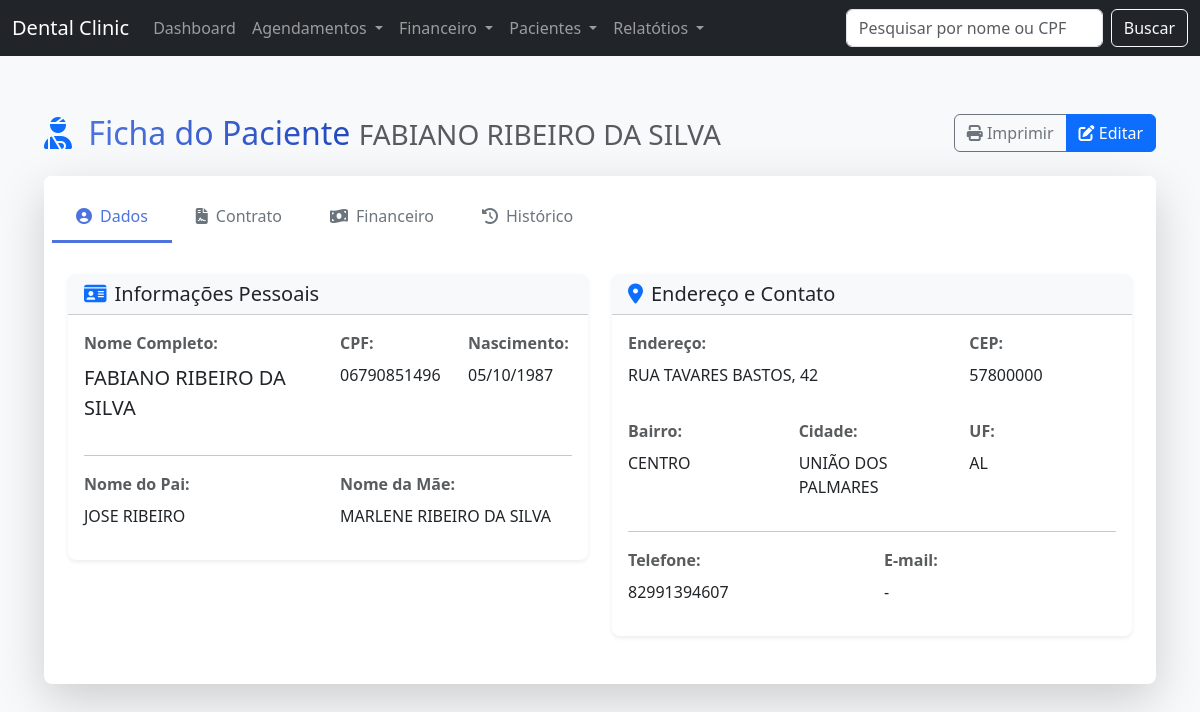
The page /financeiro/paciente/1/ on the database its author committed.
### paciente/models.py (models this page shows, shortened)
class Paciente(models.Model):
    nome = models.CharField(max_length=100)
    cpf = models.CharField(max_length=14, unique=True)
    data_nascimento = models.DateField()
    nome_pai = models.CharField(max_length=150, blank=True, null=True)
    nome_mae = models.CharField(max_length=150, blank=True, null=True)
    nacionalidade = models.CharField(max_length=100, blank=True, null=True)
    naturalidade = models.CharField(max_length=100, blank=True, null=True)
    estado_civil = models.CharField(
        max_length=20,
        choices=[
            ('solteiro', 'Solteiro(a)'),
            ('casado', 'Casado(a)'),
            ('divorciado', 'Divorciado(a)'),
            ('viuvo', 'Viúvo(a)'),
            ('outro', 'Outro'),
        ],
        blank=True,
        null=True
    )
    sexo = models.CharField(
        max_length=10,
        choices=[
            ('masculino', 'Masculino'),
            ('feminino', 'Feminino'),
            ('outro', 'Outro'),
        ],
        blank=True,
        null=True
    )
    profissao = models.CharField(max_length=100, blank=True, null=True)
    telefone = models.CharField(max_length=20, blank=True, null=True)
    observacao_contato = models.TextField(blank=True, null=True)
    cep = models.CharField(max_length=9, blank=True, null=True)
    endereco = models.CharField(max_length=150, blank=True, null=True)
    numero = models.CharField(max_length=10, blank=True, null=True)
    bairro = models.CharField(max_length=100, blank=True, null=True)
    cidade = models.CharField(max_length=100, blank=True, null=True)
    uf = models.CharField(max_length=2, blank=True, null=True)
    complemento = models.CharField(max_length=100, blank=True, null=True)
    ponto_referencia = models.CharField(max_length=150, blank=True, null=True)
    outras_observacoes = models.TextField(blank=True, null=True)
    data_cadastro = models.DateTimeField(auto_now_add=True)

### financeiro/views.py (the view)
# urls.py: path('paciente/<int:paciente_id>/', views.paciente_ficha, name='paciente_ficha'),
def paciente_ficha(request, paciente_id):
    paciente = get_object_or_404(Paciente, id=paciente_id)
    contrato = Contrato.objects.filter(paciente=paciente).first()
    parcelas_aberto = Parcela.objects.filter(contrato=contrato, status='aberto') if contrato else []
    parcelas_pagas = Parcela.objects.filter(contrato=contrato, status='pago') if contrato else []
    agendamentos = Agendamento.objects.filter(paciente=paciente).order_by('-data', '-hora')
    if request.method == 'POST':
        form = PacienteForm(request.POST, instance=paciente)
        if form.is_valid():
            form.save()
            return redirect('financeiro:paciente_ficha', paciente_id=paciente.id)
    else:
        form = PacienteForm(instance=paciente)
    context = {
        'paciente': paciente,
        'form': form,
        'contrato': contrato,
        'parcelas_aberto': parcelas_aberto,
        'parcelas_pagas': parcelas_pagas,
        'agendamentos': agendamentos  # <-- Adiciona os agendamentos ao contexto
    }
    return render(request, 'financeiro/paciente/ficha.html', context)

### agendamento/models.py (called while the page is built)
    def __str__(self):
        return self.nome

### financeiro/models.py (called while the page is built)
    def __str__(self):
        return self.nome

### financeiro/templates/financeiro/paciente/ficha.html (shortened to what this page needs)
{% extends 'core/base.html' %}
{% load static %}
{% load crispy_forms_tags %}
{% block content %}
<div class="container-fluid px-4 mt-4">
    <div class="d-flex justify-content-between align-items-center mb-4">
        <h2 class="mb-0">
            <i class="fas fa-user-injured me-2 text-primary"></i>
            <span class="text-gradient">Ficha do Paciente</span>
            <small class="text-muted">{{ paciente.nome }}</small>
        </h2>
        <div class="btn-group">
            <a href="#" class="btn btn-outline-secondary">
                <i class="fas fa-print"></i> Imprimir
            </a>
            <a href="{% url 'paciente:editar_paciente' paciente.id %}" class="btn btn-primary">
                <i class="fas fa-edit"></i> Editar
            </a>
        </div>
    </div>
    <div class="card shadow-lg border-0">
        <div class="card-header bg-white border-bottom-0 pt-3 pb-0">
            <ul class="nav nav-tabs card-header-tabs" id="pacienteTabs" role="tablist">
                <li class="nav-item" role="presentation">
                    <button class="nav-link active" id="dados-tab" data-bs-toggle="tab" data-bs-target="#dados" type="button" role="tab">
                        <i class="fas fa-user-circle me-2"></i>Dados
                    </button>
                </li>
                <li class="nav-item" role="presentation">
                    <button class="nav-link" id="contrato-tab" data-bs-toggle="tab" data-bs-target="#contrato" type="button" role="tab">
                        <i class="fas fa-file-contract me-2"></i>Contrato
                    </button>
                </li>
                <li class="nav-item" role="presentation">
                    <button class="nav-link" id="financeiro-tab" data-bs-toggle="tab" data-bs-target="#financeiro" type="button" role="tab">
                        <i class="fas fa-money-bill-wave me-2"></i>Financeiro
                    </button>
                </li>
                <li class="nav-item" role="presentation">
                    <button class="nav-link" id="historico-tab" data-bs-toggle="tab" data-bs-target="#historico" type="button" role="tab">
                        <i class="fas fa-history me-2"></i>Histórico
                    </button>
                </li>
            </ul>
        </div>
        <div class="card-body p-4">
            <div class="tab-content mt-3">
                <div class="tab-pane fade show active" id="dados" role="tabpanel">
                    <div class="row">
                        <div class="col-md-6">
                            <div class="card mb-4 border-0 shadow-sm">
                                <div class="card-header bg-light">
                                    <h5 class="mb-0">
                                        <i class="fas fa-id-card me-2 text-primary"></i>Informações Pessoais
                                    </h5>
                                </div>
                                <div class="card-body">
                                    <div class="row mb-3">
                                        <div class="col-md-6">
                                            <p class="mb-2"><strong class="text-muted">Nome Completo:</strong></p>
                                            <p class="fs-5">{{ paciente.nome }}</p>
                                        </div>
                                        <div class="col-md-3">
                                            <p class="mb-2"><strong class="text-muted">CPF:</strong></p>
                                            <p>{{ paciente.cpf }}</p>
                                        </div>
                                        <div class="col-md-3">
                                            <p class="mb-2"><strong class="text-muted">Nascimento:</strong></p>
                                            <p>{{ paciente.data_nascimento|date:"d/m/Y" }}</p>
                                        </div>
                                    </div>
                                    <hr>
                                    <div class="row">
                                        <div class="col-md-6">
                                            <p class="mb-2"><strong class="text-muted">Nome do Pai:</strong></p>
                                            <p>{{ paciente.nome_pai|default:"-" }}</p>
                                        </div>
                                        <div class="col-md-6">
                                            <p class="mb-2"><strong class="text-muted">Nome da Mãe:</strong></p>
                                            <p>{{ paciente.nome_mae|default:"-" }}</p>
                                        </div>
                                    </div>
                                </div>
                            </div>
                        </div>
                        <div class="col-md-6">
                            <div class="card mb-4 border-0 shadow-sm">
                                <div class="card-header bg-light">
                                    <h5 class="mb-0">
                                        <i class="fas fa-map-marker-alt me-2 text-primary"></i>Endereço e Contato
                                    </h5>
                                </div>
                                <div class="card-body">
                                    <div class="row mb-3">
                                        <div class="col-md-8">
                                            <p class="mb-2"><strong class="text-muted">Endereço:</strong></p>
                                            <p>{{ paciente.endereco }}, {{ paciente.numero }}</p>
                                        </div>
                                        <div class="col-md-4">
                                            <p class="mb-2"><strong class="text-muted">CEP:</strong></p>
                                            <p>{{ paciente.cep }}</p>
                                        </div>
                                    </div>
                                    <div class="row mb-3">
                                        <div class="col-md-4">
                                            <p class="mb-2"><strong class="text-muted">Bairro:</strong></p>
                                            <p>{{ paciente.bairro }}</p>
                                        </div>
                                        <div class="col-md-4">
                                            <p class="mb-2"><strong class="text-muted">Cidade:</strong></p>
                                            <p>{{ paciente.cidade }}</p>
                                        </div>
                                        <div class="col-md-4">
                                            <p class="mb-2"><strong class="text-muted">UF:</strong></p>
                                            <p>{{ paciente.uf }}</p>
                                        </div>
                                    </div>
                                    <hr>
                                    <div class="row">
                                        <div class="col-md-6">
                                            <p class="mb-2"><strong class="text-muted">Telefone:</strong></p>
                                            <p>{{ paciente.telefone|default:"-" }}</p>
                                        </div>
                                        <div class="col-md-6">
                                            <p class="mb-2"><strong class="text-muted">E-mail:</strong></p>
                                            <p>{{ paciente.email|default:"-" }}</p>
                                        </div>
                                    </div>
                                </div>
                            </div>
                        </div>
                    </div>
                </div>
            </div>
        </div>
    </div>
</div>
{% endblock %}

### templates/core/base.html (style rules this page uses)
body { background-color: #f8f9fa; padding-top: 70px; }
.card-header { font-weight: bold; }

### financeiro/templates/financeiro/paciente/ficha.html (style rules this page uses)
.text-gradient { background: linear-gradient(90deg, #4e73df 0%, #224abe 100%); -webkit-background-clip: text; background-clip: text; color: transparent; }
.card { border-radius: 0.5rem; overflow: hidden; }
.nav-tabs .nav-link { border: none; color: #6c757d; font-weight: 500; padding: 0.75rem 1.5rem; }
.nav-tabs .nav-link.active { color: #4e73df; background-color: transparent; border-bottom: 3px solid #4e73df; }

### rows shown on the page
Paciente: nome "FABIANO RIBEIRO DA SILVA", cpf "06790851496", data_nascimento "05/10/1987", nome_pai "JOSE RIBEIRO", nome_mae "MARLENE RIBEIRO DA SILVA", endereco "RUA TAVARES BASTOS", numero "42", cep "57800000", bairro "CENTRO", cidade "UNIÃO DOS PALMARES", uf "AL", telefone "82991394607"

### other values the page prints
{{ paciente.email|default:"-" }} "-"
